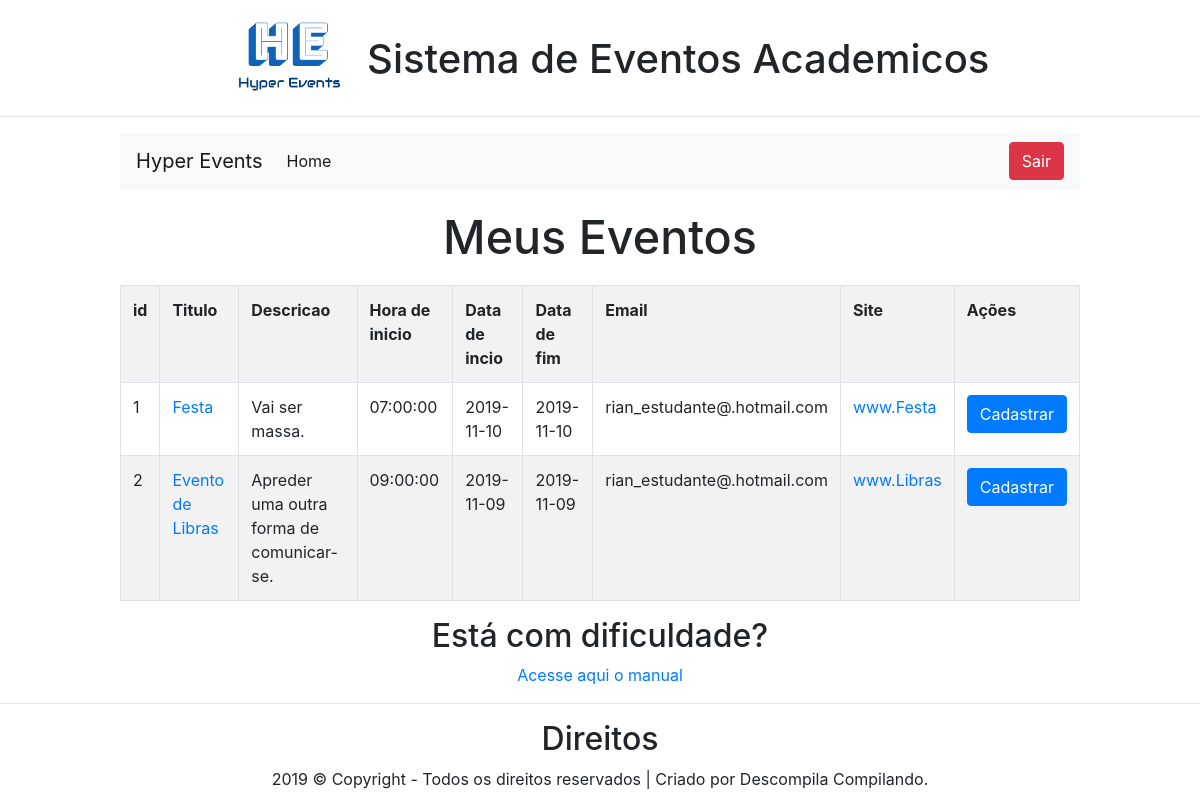
/views/area_part.php (signed in), run on the app's committed database.
### tables this page shows
create table eventos(
    evento_id int not null auto_increment,
    user_id int not null,
    titulo_evento varchar(200) not null,
    descricao varchar(500) not null,
    qtde_vagas_evento int not null,
    url_evento varchar(200) default 'Não possui site',
    data_inicio date not null,
    data_fim date not null,
    hora_inicio time not null,
    hora_fim time not null,
    email varchar(100) not null,
    primary key(evento_id),
    foreign key(user_id) references usuario(user_id)
);

### Controls/Listar/lista_eventos_user.php (the view, shortened to what this page needs)
<?php
require_once '../Controls/conexao.php';
$sql = "select * from eventos";
?>
<h2 class="text-center mx-auto" style="margin: 20px; font-size: 35pt;">Meus Eventos</h2>
<div class="div_principal">
	<table class="table table-condensed table-striped table-bordered table-hover">
		<tr>
			<th>id</th>
			<th>Titulo</th>
			<th>Descricao</th>
			<th>Hora de inicio</th>
			<th>Data de incio</th>
			<th>Data de fim</th>
			<th>Email</th>
			<th>Site</th>
			<th>Ações</th>
		</tr>
		<?php
		$result = mysqli_query($conexao, $sql);
		while ($tlb = mysqli_fetch_array($result)) {
			$Titulo = $tlb['titulo_evento'];
			$Descricao = $tlb['descricao'];
			$hora_inicio = $tlb['hora_inicio'];
			$data_inicio = $tlb['data_inicio'];
			$data_fim = $tlb['data_fim'];
			$email = $tlb['email'];
			$url_evento = $tlb['url_evento'];
			$id_evento = $tlb['evento_id'];
			echo "<tr>";
			echo "<td>$id_evento</td>";
			echo "<td><a href='../views/lista_atividades.php?id=$id_evento'>$Titulo</a></td>";
			echo "<td>$Descricao</td>";
			echo "<td>$hora_inicio</td>";
			echo "<td>$data_inicio</td>";
			echo "<td>$data_fim</td>";
			echo "<td>$email</td>";
			echo "<td><a href='$url_evento' blank>$url_evento</a></td>";
			echo "<td><a href='../Controls/cadastrar_em_evento.php?id=$id_evento&user_id=$id'><button class='btn btn-primary'>Cadastrar</button></a></td>";
			echo "</tr>";
		}
		?>
	</table>
</div>

### views/area_part.php (shortened to what this page needs)
<?php
    $id = $_SESSION['id'];
?>
<!DOCTYPE html>
<html lang="pt-br">
<head>
    <link rel="stylesheet" type="text/css" href="../CSS/bootstrap/bootstrap.min.css">
    <link rel="stylesheet" type="text/css" href="../CSS/style_padrao.css">
</head>
<body>
    <?php
        require_once 'header.php';
        require_once 'Menus/nav_bar_user.php';
        require_once '../Controls/Listar/lista_eventos_user.php';
        require_once 'footer.php';
    ?>
</body>
</html>

### views/header.php (shortened to what this page needs)
<header>
    <h1 style="height: 100px"><img src="../img/logo.png" alt="logo" style="height: 125px;">Sistema de Eventos Academicos</h1>
    <hr/>
</header>

### views/Menus/nav_bar_user.php (shortened to what this page needs)
<div class="div_principal">
    <nav class="navbar navbar-expand-lg navbar-light bg-light">
        <a class="navbar-brand" href="area_org.php">Hyper Events</a>
        <div class="collapse navbar-collapse" id="navbarSupportedContent">
            <ul class="navbar-nav mr-auto">
                <li class="nav-item active">
                    <a class="nav-link" href="area_org.php">Home <span class="sr-only">(current)</span></a>
                </li>
            </ul>
        </div>
        <form class="form-inline my-2 my-lg-0">
            <a href="../Controls/logout.php" class="btn btn-danger">Sair</a>
        </form>
    </nav>
</div>

### views/footer.php (shortened to what this page needs)
        <section id="Manual">
            <h2>Está com dificuldade?</h2>
            <a href="manual.php">Acesse aqui o manual</a>
        </section>
<hr/>
<footer>
    <h2>Direitos</h2>
    <p>2019 &copy; Copyright - Todos os direitos reservados | Criado por Descompila Compilando.</p>
</footer>

### CSS/style_padrao.css (style rules this page uses)
header, footer, #Manual { text-align: center; }

### views/area_part.php (style rules this page uses)
.div_principal { width: 80%; margin: auto; }

### data on the page
eventos: evento_id "1", titulo_evento "Festa", descricao "Vai ser massa.", hora_inicio "07:00:00", data_inicio "2019-11-10", data_fim "2019-11-10", email "rian_estudante@.hotmail.com", url_evento "www.Festa"
eventos: evento_id "2", titulo_evento "Evento de Libras", descricao "Apreder uma outra forma de comunicar-se.", hora_inicio "09:00:00", data_inicio "2019-11-09", data_fim "2019-11-09", email "rian_estudante@.hotmail.com", url_evento "www.Libras"
